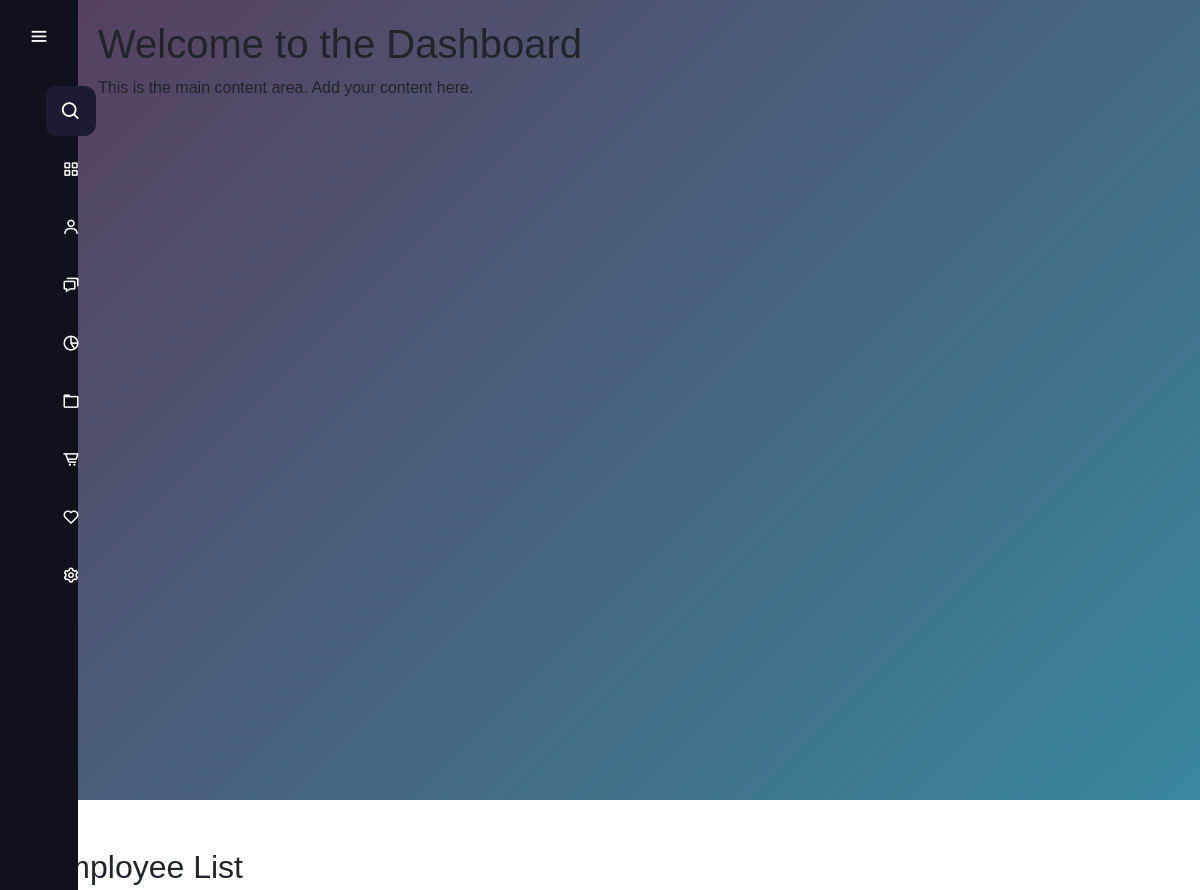
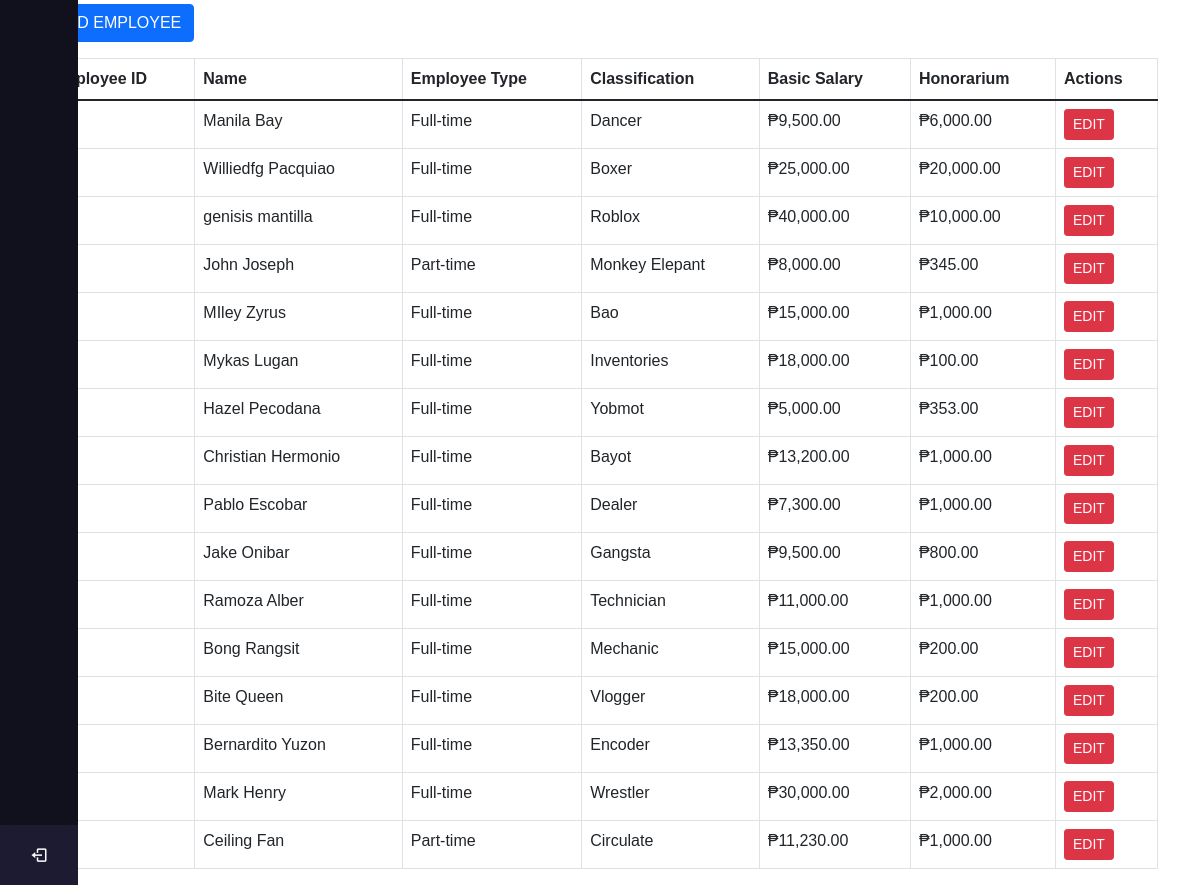
/frontUP/manage_employees.php, run on the app's committed database (2 pictures, top to bottom).
### tables this page shows
CREATE TABLE `employees` (
  `employee_id` int(11) NOT NULL,
  `first_name` varchar(255) NOT NULL,
  `last_name` varchar(255) NOT NULL,
  `suffix_title` varchar(50) NOT NULL,
  `employee_type` enum('full-time','part-time') NOT NULL,
  `classification` varchar(255) NOT NULL,
  `basic_salary` decimal(10,2) NOT NULL,
  `honorarium` decimal(10,2) DEFAULT 0.00,
  `incentives` decimal(10,0) NOT NULL,
  `overload_rate` decimal(10,0) NOT NULL,
  `watch_reward` decimal(10,0) NOT NULL,
  `absent_lateRate` decimal(10,0) NOT NULL,
  `created_at` timestamp NOT NULL DEFAULT current_timestamp()
);

### frontUP/manage_employees.php (the view, shortened to what this page needs)
<?php
$conn = new mysqli('localhost', 'root', '', 'gfi_exel');
$sql_fetch = "SELECT * FROM employees";
$result = $conn->query($sql_fetch);
?>
<!DOCTYPE html>
<html lang="en">
<?php include 'sidebars.php'; ?>
<head>
    <link rel="stylesheet" href="css/bootstrap.min.css">
</head>
<body>
    <div class="container mt-5">
        <div id="employeeList">
            <h2 class="mb-9">Employee List</h2>
            <button class="btn btn-primary mb-3" onclick="toggleView('addEmployee')">ADD EMPLOYEE</button>
            <table class="table table-bordered">
                <thead>
                    <tr>
                        <th>Employee ID</th>
                        <th>Name</th>
                        <th>Employee Type</th>
                        <th>Classification</th>
                        <th>Basic Salary</th>
                        <th>Honorarium</th>
                        <th>Actions</th>
                    </tr>
                </thead>
                <tbody>
                    <?php
                    if ($result->num_rows > 0) {
                        while ($row = $result->fetch_assoc()) {
                            echo "<tr>
                                    <td>" . $row['employee_id'] . "</td>
                                    <td>" . $row['first_name'] . " " . $row['last_name'] . "</td>
                                    <td>" . ucfirst($row['employee_type']) . "</td>
                                    <td>" . $row['classification'] . "</td>
                                    <td>₱" . number_format($row['basic_salary'], 2) . "</td>
                                    <td>₱" . number_format($row['honorarium'], 2) . "</td>
                                    <td>
                                        <button class='btn btn-danger btn-sm' onclick='toggleEditForm(" . $row['employee_id'] . ")'>EDIT</button>
                                    </td>
                                  </tr>";
                        }
                    } else {
                        echo "<tr><td colspan='7'>No employees found.</td></tr>";
                    }
                    ?>
                </tbody>
            </table>
        </div>
    </div>
</body>
</html>

### frontUP/styles.css (style rules this page uses)
* { margin: 0; padding: 0; box-sizing: border-box; font-family: "Poppins", sans-serif; }

### data on the page
employees: first_name "Manila", last_name "Bay", employee_type "Full-time", classification "Dancer", basic_salary "9,500.00", honorarium "6,000.00"
employees: first_name "Williedfg", last_name "Pacquiao", employee_type "Full-time", classification "Boxer", basic_salary "25,000.00", honorarium "20,000.00"
employees: first_name "genisis", last_name "mantilla", employee_type "Full-time", classification "Roblox", basic_salary "40,000.00", honorarium "10,000.00"
employees: first_name "John", last_name "Joseph", employee_type "Part-time", classification "Monkey Elepant", basic_salary "8,000.00", honorarium "345.00"
employees: first_name "MIley", last_name "Zyrus", employee_type "Full-time", classification "Bao", basic_salary "15,000.00", honorarium "1,000.00"
employees: first_name "Mykas", last_name "Lugan", employee_type "Full-time", classification "Inventories", basic_salary "18,000.00", honorarium "100.00"
employees: first_name "Hazel", last_name "Pecodana", employee_type "Full-time", classification "Yobmot", basic_salary "5,000.00", honorarium "353.00"
employees: first_name "Christian", last_name "Hermonio", employee_type "Full-time", classification "Bayot", basic_salary "13,200.00", honorarium "1,000.00"
employees: first_name "Pablo", last_name "Escobar", employee_type "Full-time", classification "Dealer", basic_salary "7,300.00", honorarium "1,000.00"
employees: first_name "Jake", last_name "Onibar", employee_type "Full-time", classification "Gangsta", basic_salary "9,500.00", honorarium "800.00"
employees: first_name "Ramoza", last_name "Alber", employee_type "Full-time", classification "Technician", basic_salary "11,000.00", honorarium "1,000.00"
employees: first_name "Bong", last_name "Rangsit", employee_type "Full-time", classification "Mechanic", basic_salary "15,000.00", honorarium "200.00"
employees: first_name "Bite", last_name "Queen", employee_type "Full-time", classification "Vlogger", basic_salary "18,000.00", honorarium "200.00"
employees: first_name "Bernardito", last_name "Yuzon", employee_type "Full-time", classification "Encoder", basic_salary "13,350.00", honorarium "1,000.00"
employees: first_name "Mark", last_name "Henry", employee_type "Full-time", classification "Wrestler", basic_salary "30,000.00", honorarium "2,000.00"
employees: first_name "Ceiling", last_name "Fan", employee_type "Part-time", classification "Circulate", basic_salary "11,230.00", honorarium "1,000.00"
